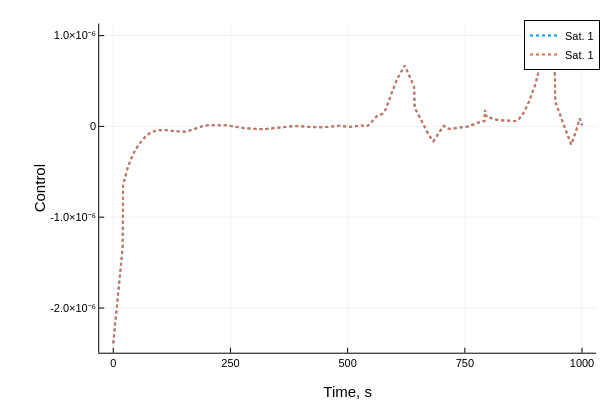

Write notebook code for a chart like this one.
### Code cell
using Plots
plotlyjs()

mylabel = String[]
mylabel1 = String[]
mylabel2 = String[]
for i = 1:num_sat
    append!(mylabel,["Sat. 1-"*string(i+1)])
    append!(mylabel1,["Sat. 1"])
    append!(mylabel2,["Sat. "*string(i+1)])
end

plot(thist,u1hist,label=permutedims(mylabel1),ls=:dot, linewidth=2)
plot!(thist,u2hist,label=permutedims(mylabel2))
plot!(xlabel="Time, s", ylabel = "Control")

### Figure 1 — Plotly figure (JSON) as saved in the notebook; plotly's stock layout.template omitted (floating-point values rounded to 4 significant figures; data arrays with more than 128 entries replaced by an {"elided": "..."} marker saying what was removed)
{"data": [{"colorbar": {"len": 0.9143, "title": "", "x": 0.9934, "y": 0.533}, "legendgroup": "Sat. 1", "line": {"color": "rgba(0, 154, 250, 1.000)", "dash": "dot", "shape": "linear", "width": 2}, "mode": "lines", "name": "Sat. 1", "showlegend": true, "type": "scatter", "x": {"elided": "1001 int values"}, "xaxis": "x", "y": {"elided": "1001 float values"}, "yaxis": "y", "zmax": null, "zmin": null}, {"colorbar": {"len": 0.9143, "title": "", "x": 0.9934, "y": 0.533}, "legendgroup": "Sat. 1", "line": {"color": "rgba(227, 111, 71, 1.000)", "dash": "dot", "shape": "linear", "width": 2}, "mode": "lines", "name": "Sat. 1", "showlegend": true, "type": "scatter", "x": {"elided": "1001 int values"}, "xaxis": "x", "y": {"elided": "1001 float values"}, "yaxis": "y", "zmax": null, "zmin": null}], "layout": {"annotations": [], "height": 400, "legend": {"bgcolor": "rgba(255, 255, 255, 1.000)", "bordercolor": "rgba(0, 0, 0, 1.000)", "borderwidth": 1, "font": {"color": "rgba(0, 0, 0, 1.000)", "family": "sans-serif", "size": 11}, "title": {"font": {"color": "rgba(0, 0, 0, 1.000)", "family": "sans-serif", "size": 15}, "text": ""}, "tracegroupgap": 0, "traceorder": "normal", "x": 1, "xanchor": "auto", "y": 1, "yanchor": "auto"}, "margin": {"b": 20, "l": 0, "r": 0, "t": 20}, "paper_bgcolor": "rgba(255, 255, 255, 1.000)", "plot_bgcolor": "rgba(255, 255, 255, 1.000)", "showlegend": true, "width": 600, "xaxis": {"anchor": "y", "domain": [0.1654, 0.9934], "gridcolor": "rgba(0, 0, 0, 0.100)", "gridwidth": 0.5, "linecolor": "rgba(0, 0, 0, 1.000)", "mirror": false, "range": [-30, 1030], "showgrid": true, "showline": true, "showticklabels": true, "tickangle": 0, "tickcolor": "rgb(0, 0, 0)", "tickfont": {"color": "rgba(0, 0, 0, 1.000)", "family": "sans-serif", "size": 11}, "tickmode": "array", "ticks": "inside", "ticktext": ["0", "250", "500", "750", "1000"], "tickvals": [0, 250, 500, 750, 1000], "title": "Time, s", "titlefont": {"color": "rgba(0, 0, 0, 1.000)", "family": "sans-serif", "size": 15}, "type": "-", "visible": true, "zeroline": false, "zerolinecolor": "rgba(0, 0, 0, 1.000)"}, "yaxis": {"anchor": "x", "domain": [0.07581, 0.9902], "gridcolor": "rgba(0, 0, 0, 0.100)", "gridwidth": 0.5, "linecolor": "rgba(0, 0, 0, 1.000)", "mirror": false, "range": [-2.492e-06, 1.132e-06], "showgrid": true, "showline": true, "showticklabels": true, "tickangle": 0, "tickcolor": "rgb(0, 0, 0)", "tickfont": {"color": "rgba(0, 0, 0, 1.000)", "family": "sans-serif", "size": 11}, "tickmode": "array", "ticks": "inside", "ticktext": ["-2.0×10⁻⁶", "-1.0×10⁻⁶", "0", "1.0×10⁻⁶"], "tickvals": [-2e-06, -1e-06, 0, 1e-06], "title": "Control", "titlefont": {"color": "rgba(0, 0, 0, 1.000)", "family": "sans-serif", "size": 15}, "type": "-", "visible": true, "zeroline": false, "zerolinecolor": "rgba(0, 0, 0, 1.000)"}}}
